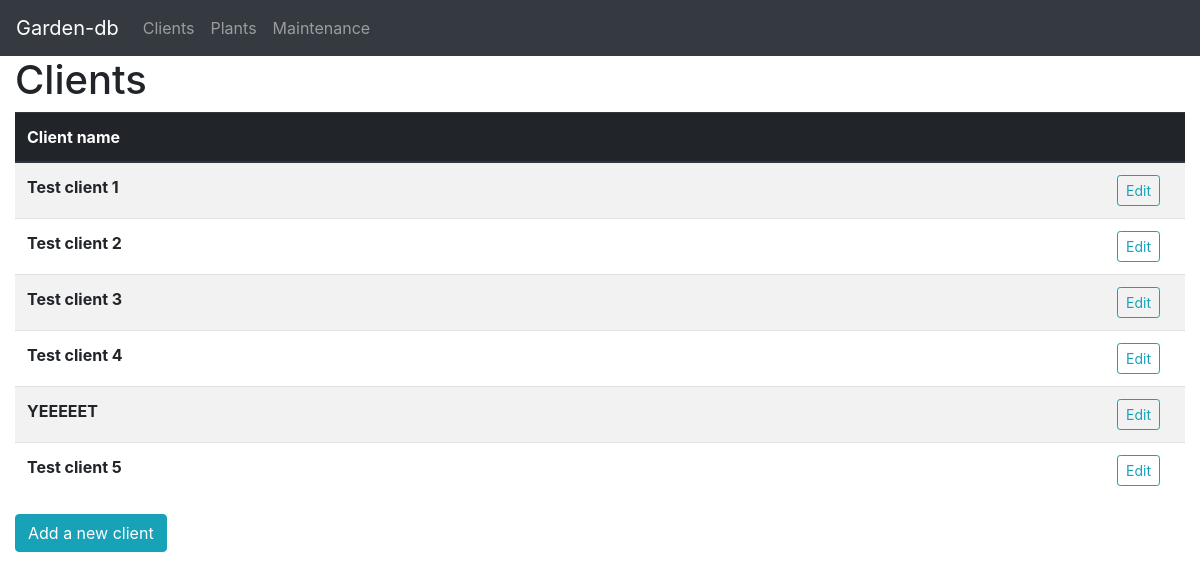
The app's page /clients with its own data.
### tables this page shows
CREATE TABLE clients (cid INTEGER PRIMARY KEY, name TEXT NOT NULL);

### app.py (the view, shortened to what this page needs)
@app.route("/clients", methods=["GET", "POST"])
def clients():
    return render_template("clients.html", data=dbc.load_sql_client_data())

### dbc/__init__.py (called while the page is built)
def select_clients(cid=None):
    with DBConnection() as c:
        if cid is not None:
            c.execute("SELECT * FROM clients WHERE cid=?", (cid,))
        else:
            c.execute("SELECT * FROM clients")
        return c.cur.fetchall()

def load_sql_client_data(cid=None):
    return [Client(row[1], row[0]) for row in select_clients(cid)]

    def __exit__(self, *args):
        self.con.commit()
        self.con.close()
        self.con = None
        self.cur = None

    def execute(self, *args):
        self.cur.execute(*args)

### templates/clients.html (shortened to what this page needs)
{% extends "page.html" %}
{% set title = "Clients" %}
{% set pagetype = "client" %}
{% block thead %}
<th scope="col">Client name</th>
<th scope="col" style="width: 80px"></th>
{% endblock %}
{% block tbody %}
{% for client in data %}
<tr>
    <th scope="row">{{ client.name }}</th>
    <td><button type="button" class="btn btn-outline-info btn-sm" data-toggle="modal"
                id="edit-client-{{ client.id }}" data-target="#popup-div-edit-{{ client.id }}">Edit</button></td>
</tr>
{% endfor %}
{% endblock %}

### records on screen
clients: name "Test client 1"
clients: name "Test client 2"
clients: name "Test client 3"
clients: name "Test client 4"
clients: name "YEEEEET"
clients: name "Test client 5"

### other values on screen
{{ title }} "Clients"
{{ pagetype }} "client"
